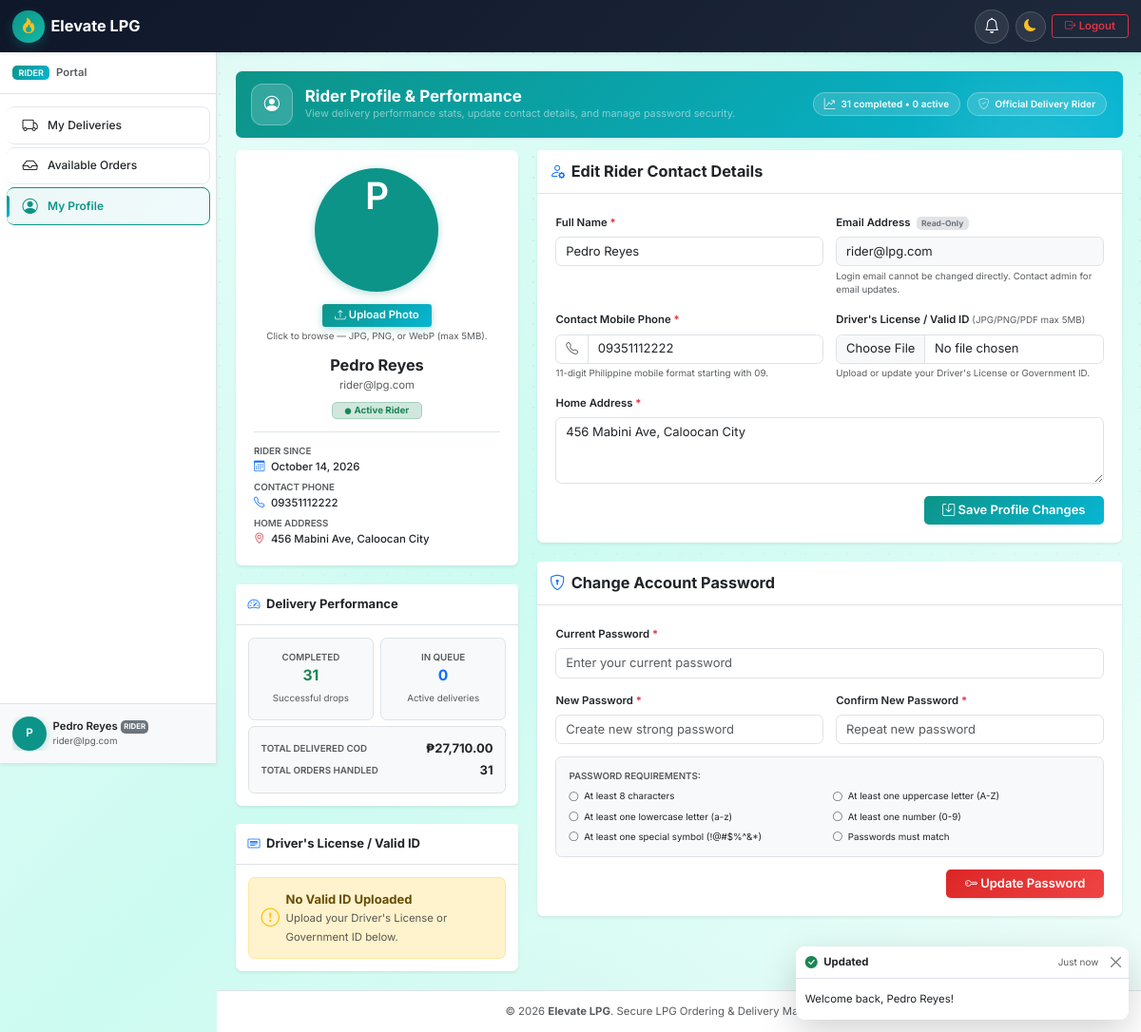
The app's page /pages/rider/profile.php (signed in) with its own data.
### tables this page shows
CREATE TABLE `users` (
  `id` int(11) NOT NULL AUTO_INCREMENT,
  `full_name` varchar(255) NOT NULL,
  `email` varchar(255) NOT NULL,
  `password` varchar(255) NOT NULL,
  `role` enum('customer','admin','rider') NOT NULL DEFAULT 'customer',
  `phone` varchar(20) NOT NULL,
  `address` text NOT NULL,
  `valid_id_path` varchar(500) DEFAULT NULL,
  `status` enum('active','inactive','suspended') NOT NULL DEFAULT 'active',
  `id_verification_status` enum('pending','approved','rejected') NOT NULL DEFAULT 'approved',
  `id_rejection_reason` varchar(500) DEFAULT NULL,
  `id_reviewed_by` int(11) DEFAULT NULL,
  `id_reviewed_at` datetime DEFAULT NULL,
  `purge_warned_at` datetime DEFAULT NULL,
  `created_at` timestamp NOT NULL DEFAULT current_timestamp(),
  `updated_at` timestamp NOT NULL DEFAULT current_timestamp() ON UPDATE current_timestamp(),
  PRIMARY KEY (`id`),
  UNIQUE KEY `email` (`email`),
  KEY `idx_role` (`role`),
  KEY `idx_status` (`status`),
  KEY `idx_verification_reviewed` (`id_verification_status`, `id_reviewed_at`)
);

### pages/rider/profile.php (the view, shortened to what the rows shown need)
<?php
require_once __DIR__ . '/../../includes/helpers.php';
require_once __DIR__ . '/../../includes/auth.php';
require_once __DIR__ . '/../../classes/User.php';
$db = Database::connect();
$userModel = new User($db);
$riderId = (int)current_user_id();
$rider = $userModel->findById($riderId);
require_once __DIR__ . '/../../templates/header.php';
?>
<div class="container-fluid px-0" id="riderProfileContainer">
    <div class="row g-4">
        <div class="col-lg-4">
            <div class="card border-0 shadow-sm text-center p-4 rounded-3 mb-4" data-aos="fade-right">
                <div class="mx-auto mb-3">
                    <?php if (!empty($rider['profile_picture']) && is_file(dirname(__DIR__, 2) . '/' . ltrim($rider['profile_picture'], '/'))): ?>
                        <img src="<?= e(url($rider['profile_picture'])) ?>"
                             alt="Profile picture of <?= e($rider['full_name'] ?? 'Rider') ?>"
                             class="rounded-circle shadow-sm profile-avatar-lg"
                             style="border: 4px solid #e2e8f0;">
                    <?php else: ?>
                        <div class="user-avatar-circle profile-avatar-lg" style="font-size: 3rem;">
                            <?= e(strtoupper(substr($rider['full_name'] ?? 'R', 0, 1))) ?>
                        </div>
                    <?php endif; ?>
                </div>
                <form action="<?= url('pages/rider/profile.php') ?>" method="POST" enctype="multipart/form-data" class="mb-3" id="riderAvatarForm">
                    <button type="button" class="btn btn-sm btn-primary fw-semibold px-3" id="riderAvatarBtn">
                    </button>
                    <div class="form-text extra-small">Click to browse — JPG, PNG, or WebP (max 5MB).</div>
                </form>
                <h5 class="fw-bold mb-1 text-dark"><?= e($rider['full_name'] ?? 'Rider') ?></h5>
                <p class="text-muted small mb-2"><?= e($rider['email'] ?? '') ?></p>
                <div class="mb-3">
                    <span class="badge bg-success-subtle text-success border border-success-subtle px-3 py-1">
                    </span>
                </div>
                <div class="border-top pt-3 text-start small">
                    <div class="mb-2">
                        <span class="text-muted d-block extra-small text-uppercase fw-semibold">Rider Since</span>
                        <span class="fw-medium text-dark"><i class="bi bi-calendar3 me-2 text-primary"></i><?= e(format_date($rider['created_at'], 'F d, Y')) ?></span>
                    </div>
                    <div class="mb-2">
                        <span class="text-muted d-block extra-small text-uppercase fw-semibold">Contact Phone</span>
                        <span class="fw-medium text-dark"><i class="bi bi-telephone me-2 text-primary"></i><?= e($rider['phone'] ?? 'Not provided') ?></span>
                    </div>
                    <div>
                        <span class="text-muted d-block extra-small text-uppercase fw-semibold">Home Address</span>
                        <span class="fw-medium text-dark"><i class="bi bi-geo-alt me-2 text-danger"></i><?= e($rider['address'] ?? 'Not provided') ?></span>
                    </div>
                </div>
            </div>
        </div>
        <div class="col-lg-8">
            <div class="card border-0 shadow-sm rounded-3 mb-4" data-aos="fade-left">
                <div class="card-body p-3 p-md-4">
                    <form action="<?= url('pages/rider/profile.php') ?>" method="POST" enctype="multipart/form-data" id="riderProfileForm">
                        <div class="row g-3">
                            <div class="col-md-6">
                                <label for="full_name" class="form-label fw-semibold small text-dark">
                                    Full Name <span class="text-danger">*</span>
                                </label>
                                <input type="text"
                                       name="full_name"
                                       id="full_name"
                                       class="form-control"
                                       value="<?= e($rider['full_name'] ?? '') ?>"
                                       required>
                            </div>
                            <div class="col-md-6">
                                <label for="email" class="form-label fw-semibold small text-dark">
                                    Email Address <span class="badge bg-secondary-subtle text-secondary ms-1">Read-Only</span>
                                </label>
                                <input type="email"
                                       id="email"
                                       class="form-control bg-light"
                                       value="<?= e($rider['email'] ?? '') ?>"
                                       disabled>
                                <div class="form-text extra-small">Login email cannot be changed directly. Contact admin for email updates.</div>
                            </div>
                            <div class="col-md-6">
                                <div class="input-group">
                                    <span class="input-group-text bg-white"><i class="bi bi-telephone text-muted"></i></span>
                                    <input type="text"
                                           name="phone"
                                           id="phone"
                                           class="form-control"
                                           placeholder="09171234567"
                                           maxlength="11"
                                           value="<?= e($rider['phone'] ?? '') ?>"
                                           required>
                                </div>
                            </div>
                            <div class="col-12">
                                <label for="address" class="form-label fw-semibold small text-dark">
                                    Home Address <span class="text-danger">*</span>
                                </label>
                                <textarea name="address"
                                          id="address"
                                          rows="3"
                                          class="form-control"
                                          placeholder="House #, Street, Barangay, City/Municipality, Province"
                                          required><?= e($rider['address'] ?? '') ?></textarea>
                            </div>
                        </div>
                    </form>
                </div>
            </div>
        </div>
    </div>
</div>
<?php
require_once __DIR__ . '/../../templates/footer.php';
?>

### records on screen
users: full_name "P", full_name "Pedro Reyes", email "rider@lpg.com", created_at "October 14, 2026", phone "09351112222", address "456 Mabini Ave, Caloocan City"

### other values on screen
$appName "Elevate LPG"
$role "RIDER"
$item['label'] "My Deliveries"
$item['label'] "Available Orders"
$item['label'] "My Profile"
$initial "P"
$userName "Pedro Reyes"
$userEmail "rider@lpg.com"
$totalCompleted "31"
$totalActive "0"
format_currency($totalCodCollected) "₱27,710.00"
$totalAssigned "31"
